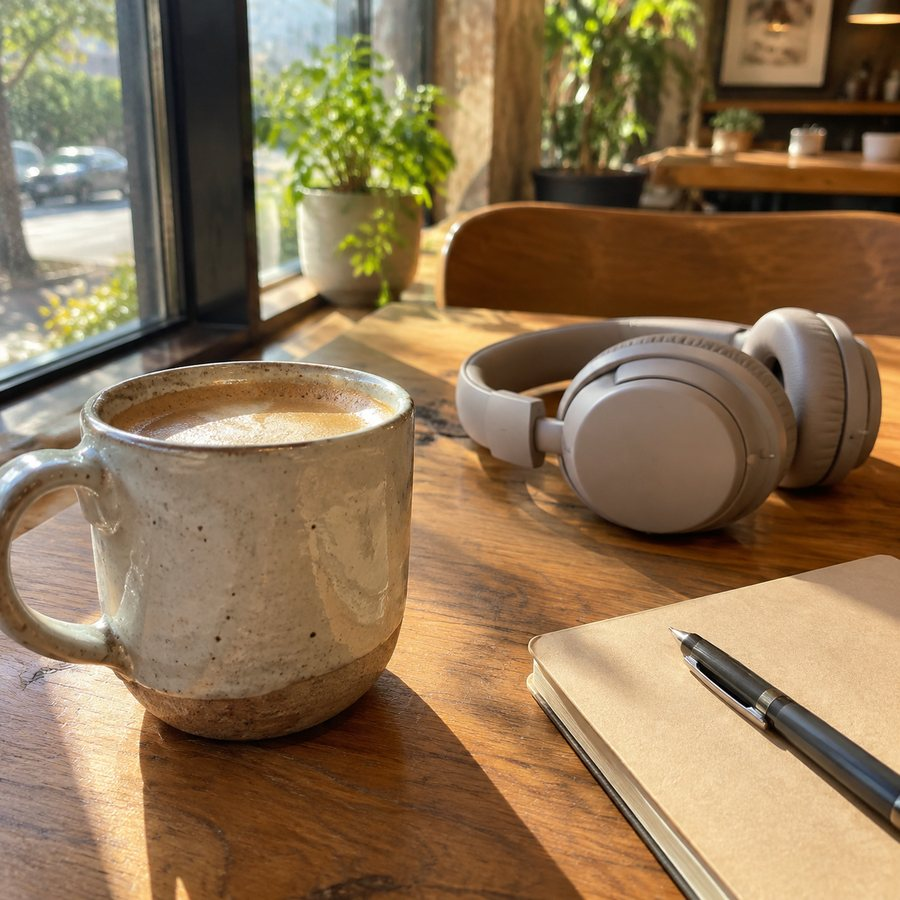
#> input picture assets/photos/morning-desk.jpg, 900 x 900 px, found by its file name
$ python detect_regions.py
#> lines starting #> are read from the running program, lines starting #| are printed output that depends on the picture
"""Derive plausible object bounding boxes from a photo by local edge-energy blob detection.

Used to place the demo's AI-suggested capture regions on real object areas instead of guessing.
Output: percentage boxes (x, y, w, h) relative to the square image.
"""
import os, json, sys
from PIL import Image, ImageFilter

PHOTOS = r"D:\Demo\assets\photos"
GRID = 16  # 16x16 analysis grid


def energy_grid(path, grid=GRID):
#> called with path = 'D:\\Demo\\assets\\photos/morning-desk.jpg', grid = 16
    im = Image.open(path).convert("L").resize((512, 512), Image.LANCZOS).filter(ImageFilter.FIND_EDGES)
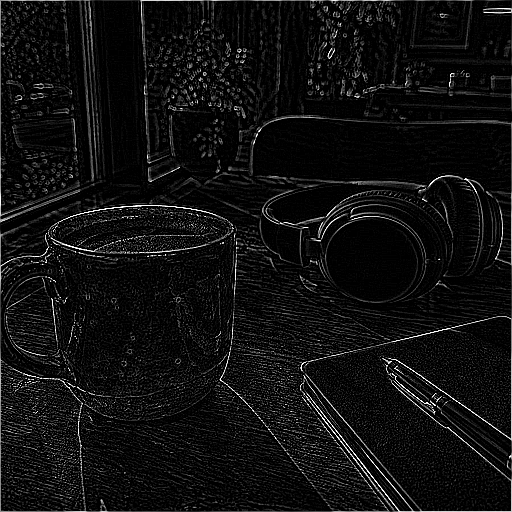
#> im: PIL image 512x512 L; min 0, max 255, mean 15.9
    cell = 512 // grid
    px = list(im.getdata())
#> px = 262144 items
    out = []
    for gy in range(grid):
        row = []
        for gx in range(grid):
            tot = 0
            for y in range(gy * cell, gy * cell + cell):
                base = y * 512
                for x in range(gx * cell, gx * cell + cell):
                    tot += px[base + x]
            row.append(tot / float(cell * cell))
        out.append(row)
#> after the loop, out = 16 items
    return out


def blobs(grid, top=3):
#> called with top = 4
    flat = [(grid[y][x], x, y) for y in range(len(grid)) for x in range(len(grid))]
#> flat = 256 items, first 6: (23.86, 0, 0), (15.64, 1, 0), (24.83, 2, 0), (3.35, 3, 0), (16.74, 4, 0), (12.17, 5, 0)
    flat.sort(reverse=True)
    picked = []
    for val, x, y in flat:
        if all(abs(x - px) + abs(y - py) > 4 for _, px, py in picked):
            picked.append((val, x, y))
        if len(picked) == top:
            break
#> this loop made 13 passes
#> (val, x, y) on passes 1 to 12: (43.74, 10, 13), (42.12, 11, 14), (39.94, 13, 12), (36.92, 9, 12), (36.42, 12, 15), (35.41, 12, 11), (31.26, 2, 12), (31.09, 0, 12), (30.69, 0, 13), (30.33, 11, 15), (30.23, 2, 7), (30.17, 0, 6)
#> after the loop, picked = [(43.74, 10, 13), (31.26, 2, 12), (30.23, 2, 7), (29.92, 11, 6)]
    boxes = []
    for val, cx, cy in picked:
        thresh = val * 0.45
        x0 = x1 = cx
        y0 = y1 = cy
        # flood outwards while neighbours stay above threshold
        for y in range(len(grid)):
            for x in range(len(grid)):
                if grid[y][x] >= thresh and abs(x - cx) <= 5 and abs(y - cy) <= 5:
                    x0, x1 = min(x0, x), max(x1, x)
                    y0, y1 = min(y0, y), max(y1, y)
        n = len(grid)
        step = 100.0 / n
        # pad a little so the box breathes around the object, then clamp
        bx = max(0.0, x0 * step - step * 0.35)
        by = max(0.0, y0 * step - step * 0.35)
        bw = min(100.0 - bx, (x1 - x0 + 1) * step + step * 0.7)
        bh = min(100.0 - by, (y1 - y0 + 1) * step + step * 0.7)
        boxes.append({
            "peak": round(val, 1),
            "cell": [cx, cy],
            "x": round(bx, 1), "y": round(by, 1),
            "w": round(bw, 1), "h": round(bh, 1),
        })
#> this loop made 4 passes
#> (val, cx, cy, thresh) on passes 1 to 4: (43.74, 10, 13, 19.68), (31.26, 2, 12, 14.07), (30.23, 2, 7, 13.6), (29.92, 11, 6, 13.46)
#> after the loop, boxes = 4 items
    boxes.sort(key=lambda b: -b["peak"])
    return boxes


if __name__ == "__main__":
    names = sys.argv[1:] or ["morning-desk", "notebook-pen", "ceramic-cup"]
    result = {}
    for n in names:
        g = energy_grid(os.path.join(PHOTOS, n + ".jpg"))
        result[n] = blobs(g, top=4)
#> pass 2 of the loop `for n in names:`:
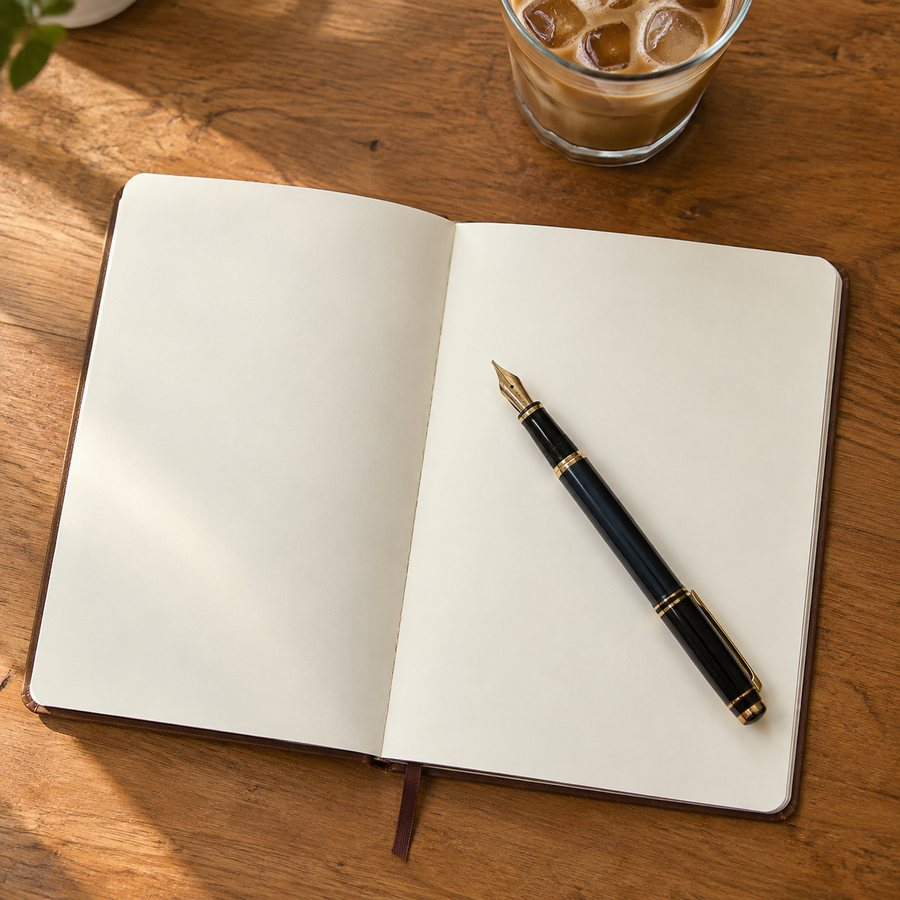
#> input picture assets/photos/notebook-pen.jpg, 900 x 900 px, found by its file name
#> in energy_grid (call 2), `im = Image.open(path).convert("L").resize((512, 512), Image.LANCZOS).f..`:
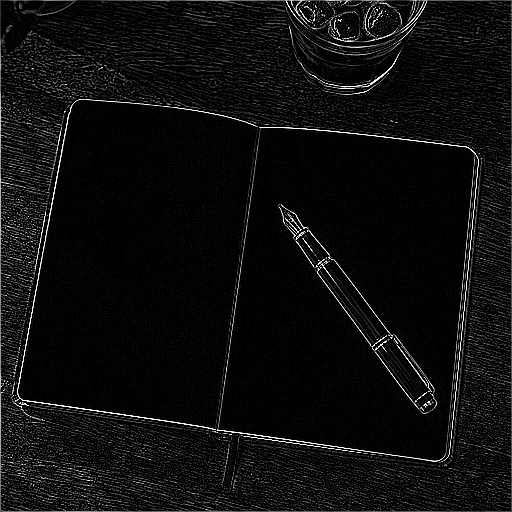
#> im: PIL image 512x512 L; min 0, max 255, mean 13.9
#> the loop in blobs (call 2), `for val, x, y in flat:` made 5 passes
#> (val, x, y) on passes 1 to 5: (48.1, 9, 0), (41.41, 0, 12), (40.07, 0, 7), (39.3, 11, 0), (38.53, 9, 7)
#> the loop in blobs (call 2), `for val, cx, cy in picked:` made 4 passes
#> (val, cx, cy, thresh) on passes 1 to 4: (48.1, 9, 0, 21.65), (41.41, 0, 12, 18.64), (40.07, 0, 7, 18.03), (38.53, 9, 7, 17.34)
#> pass 3 of the loop `for n in names:`:
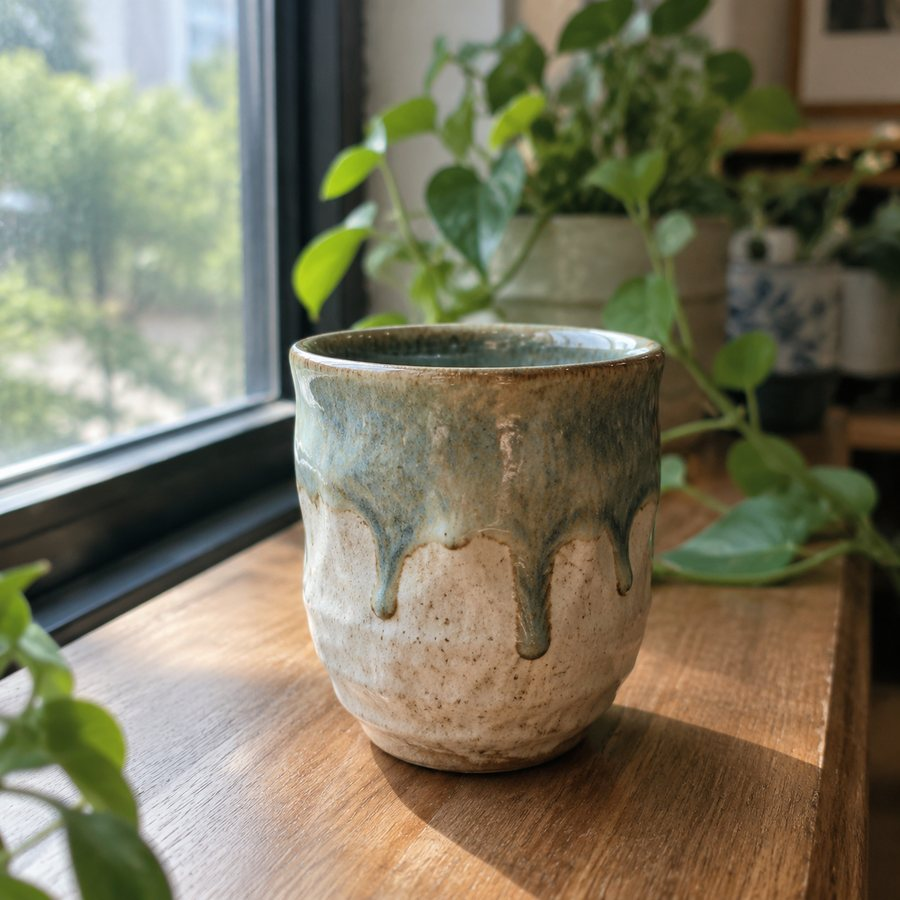
#> input picture assets/photos/ceramic-cup.jpg, 900 x 900 px, found by its file name
#> in energy_grid (call 3), `im = Image.open(path).convert("L").resize((512, 512), Image.LANCZOS).f..`:
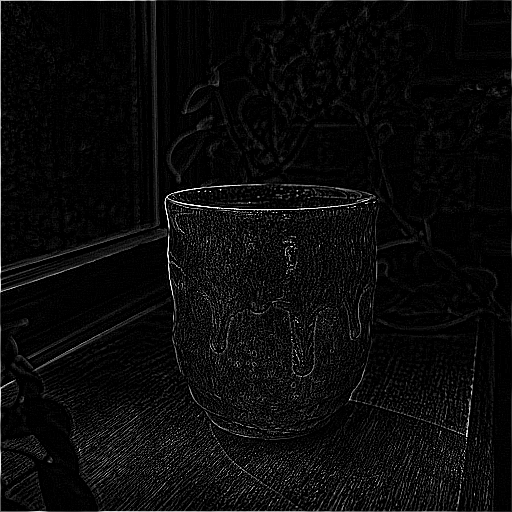
#> im: PIL image 512x512 L; min 0, max 255, mean 10.6
    print(json.dumps(result, indent=1))
#> (printed output is left out)
